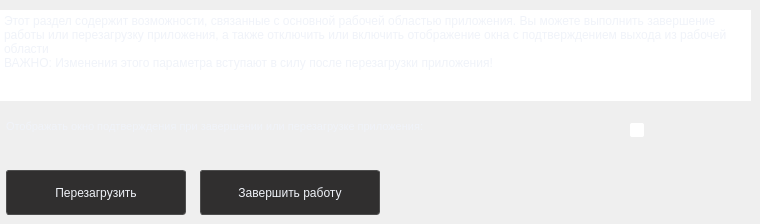
     <widget class="QWidget" name="app_set_page">
      <widget class="QPlainTextEdit" name="plainTextEdit_4">
       <property name="geometry">
        <rect>
         <x>0</x>
         <y>10</y>
         <width>751</width>
         <height>91</height>
        </rect>
       </property>
       <property name="styleSheet">
        <string notr="true">QPlainTextEdit {
	border: none;
	color: rgb(240, 243, 249);
}</string>
       </property>
       <property name="readOnly">
        <bool>true</bool>
       </property>
       <property name="plainText">
        <string>Этот раздел содержит возможности, связанные с основной рабочей областью приложения. Вы можете выполнить завершение работы или перезагрузку приложения, а также отключить или включить отображение окна с подтверждением выхода из рабочей области
ВАЖНО: Изменения этого параметра вступают в силу после перезагрузки приложения!</string>
       </property>
      </widget>
      <widget class="QLabel" name="label_4">
       <property name="geometry">
        <rect>
         <x>6</x>
         <y>120</y>
         <width>621</width>
         <height>31</height>
        </rect>
       </property>
       <property name="font">
        <font>
         <pointsize>8</pointsize>
        </font>
       </property>
       <property name="styleSheet">
        <string notr="true">QLabel {
	color: rgb(240, 243, 249);
}</string>
       </property>
       <property name="text">
        <string>Отображать окно подтверждения при завершении или перезагрузке приложения:</string>
       </property>
       <property name="alignment">
        <set>Qt::AlignLeading|Qt::AlignLeft|Qt::AlignTop</set>
       </property>
       <property name="wordWrap">
        <bool>true</bool>
       </property>
      </widget>
      <widget class="QCheckBox" name="confirm_quit_chk">
       <property name="geometry">
        <rect>
         <x>630</x>
         <y>108</y>
         <width>101</width>
         <height>45</height>
        </rect>
       </property>
       <property name="minimumSize">
        <size>
         <width>0</width>
         <height>45</height>
        </size>
       </property>
       <property name="styleSheet">
        <string notr="true">QCheckBox {
	color: rgb(255, 255, 255);
}

QCheckBox::indicator:unchecked {
	border-radius: 2px;
	background-color: rgb(255, 255, 255);
}

QCheckBox::indicator:checked {
	border-radius: 2px;
	background-color: rgb(67, 67, 67);
}</string>
       </property>
       <property name="text">
        <string/>
       </property>
      </widget>
      <widget class="QPushButton" name="btn_restart">
       <property name="geometry">
        <rect>
         <x>6</x>
         <y>170</y>
         <width>180</width>
         <height>45</height>
        </rect>
       </property>
       <property name="minimumSize">
        <size>
         <width>130</width>
         <height>45</height>
        </size>
       </property>
       <property name="maximumSize">
        <size>
         <width>200</width>
         <height>16777215</height>
        </size>
       </property>
       <property name="styleSheet">
        <string notr="true">QPushButton {
	border: 1px solid rgb(77, 77, 77);
	border-radius: 3px;
	background-color: rgb(48, 47, 47);
	color: rgb(240, 243, 249);
}

QPushButton:hover {
	background-color: rgb(77, 77, 77);
}</string>
       </property>
       <property name="text">
        <string>Перезагрузить</string>
       </property>
      </widget>
      <widget class="QPushButton" name="btn_quit">
       <property name="geometry">
        <rect>
         <x>200</x>
         <y>170</y>
         <width>180</width>
         <height>45</height>
        </rect>
       </property>
       <property name="minimumSize">
        <size>
         <width>130</width>
         <height>45</height>
        </size>
       </property>
       <property name="maximumSize">
        <size>
         <width>200</width>
         <height>16777215</height>
        </size>
       </property>
       <property name="styleSheet">
        <string notr="true">QPushButton {
	border: 1px solid rgb(77, 77, 77);
	border-radius: 3px;
	background-color: rgb(48, 47, 47);
	color: rgb(240, 243, 249);
}

QPushButton:hover {
	background-color: rgb(77, 77, 77);
}</string>
       </property>
       <property name="text">
        <string>Завершить работу</string>
       </property>
      </widget>
     </widget>
